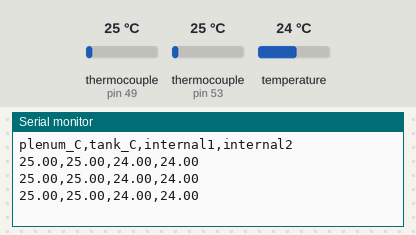
A sketch run on a simulated Arduino Mega 2560, built with avr-gcc and run on an emulated ATmega2560. On the bench: the last lines printed to the serial monitor. The test bench sets the inputs (shaded band); at power-on: thermocouple (sensors on pin 49, pin 53) 25 °C, temperature 24 °C.

Above: at 1.7 s.
1.8 s: thermocouple (sensor on pin 49) set to 6 °C
At 2.4 s:
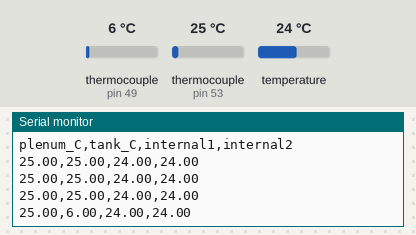
3.3 s: thermocouple (sensor on pin 53) set to 6 °C
At 3.9 s:
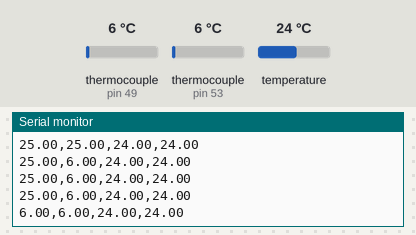
4.8 s: temperature set to 12 °C
At 5.4 s:
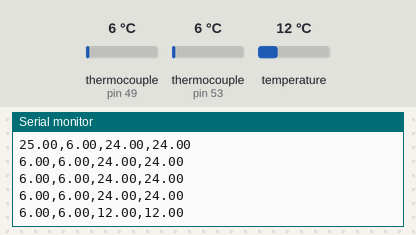
6.3 s: thermocouple (sensor on pin 49) set to 75 °C
At 7.0 s:
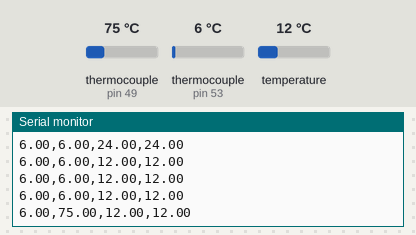
7.8 s: thermocouple (sensor on pin 53) set to 75 °C
At 8.5 s:
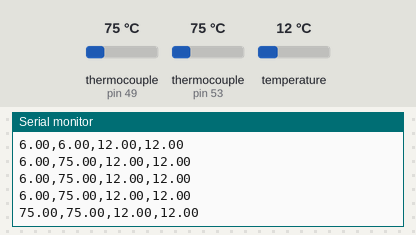
9.3 s: temperature set to 19 °C
At 10.0 s:
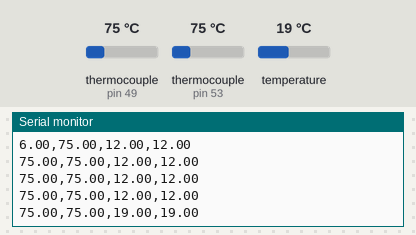
Timing chart, 0 to 11.8 s (numbered marks = the images above; inputs shaded):
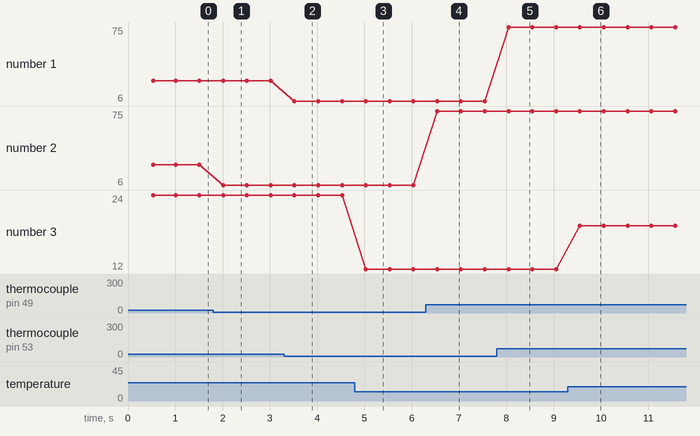

Measured:
- after the input at 1.8 s, the serial monitor: prints a new line after 0.21 s (image 1)
- after the input at 3.3 s, the serial monitor: prints a new line after 0.22 s (image 2)
- after the input at 4.8 s, the serial monitor: prints a new line after 0.23 s (image 3)
- after the input at 6.3 s, the serial monitor: prints a new line after 0.24 s (image 4)
- after the input at 7.8 s, the serial monitor: prints a new line after 0.25 s (image 5)
- after the input at 9.3 s, the serial monitor: prints a new line after 0.26 s (image 6)
- plotted number 2: 25 → 6 after the input at 1.8 s, 6 → 75 after the input at 6.3 s
- plotted number 3: 24 → 12 after the input at 4.8 s, 12 → 19 after the input at 9.3 s

The sketch:

test_thermocouples.ino
```cpp
#include <Adafruit_MAX31855.h>

Adafruit_MAX31855 tc1(52, 53, 50);
Adafruit_MAX31855 tc2(52, 49, 50);

void setup() {
  Serial.begin(9600);
  delay(500);
  tc1.begin();
  tc2.begin();
  Serial.println("plenum_C,tank_C,internal1,internal2");
}

void loop() {
  double a = tc1.readCelsius();
  double b = tc2.readCelsius();
  isnan(a) ? Serial.print("FAULT") : Serial.print(a, 2);
  Serial.print(",");
  isnan(b) ? Serial.print("FAULT") : Serial.print(b, 2);
  Serial.print(",");
  Serial.print(tc1.readInternal(), 2);
  Serial.print(",");
  Serial.println(tc2.readInternal(), 2);
  delay(500);
}
```
